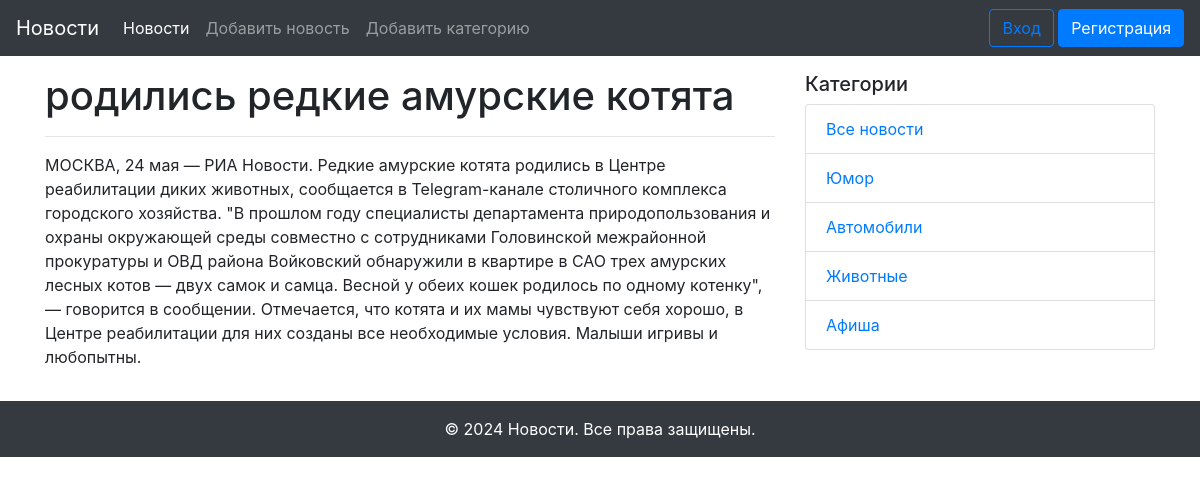
The page /news_detail/1 on the database its author committed.
### app/models.py (models this page shows, shortened)
class News(db.Model):
    id = db.Column(db.Integer, primary_key=True)
    title = db.Column(db.String(255), unique=True, nullable=False)
    text = db.Column(db.Text, nullable=False)
    create_date = db.Column(db.DateTime, default=datetime.utcnow)
    category_id = db.Column(db.Integer, db.ForeignKey('category.id') ,nullable=True)
    category = db.relationship('Category', back_populates='news')
    user_id = db.Column(db.Integer, db.ForeignKey('user.id'))
    user = db.relationship('User', back_populates='news')

class Category(db.Model):
    id = db.Column(db.Integer, primary_key=True)
    title = db.Column(db.String(255), nullable=False)
    news = db.relationship('News', back_populates='category')

### app/views.py (the view)
@app.route('/news_detail/<int:id>')
def news_detail(id):
    news_detail = News.query.get(id)
    categories = Category.query.all()
    return render_template('news_detail.html',
                           news=news_detail,categories=categories)

### app/templates/news_detail.html (shortened to what this page needs)
{% extends 'base.html'%}
{% block content %}
          <h1>{{ news.title }}</h1>
          <hr>
          <p>{{ news.text }}</p>
{% endblock content %}

### app/templates/side_navigation.html
        <div class="col-md-4">
          <h5>Категории</h5>
          <ul class="list-group">
            <li class="list-group-item"><a href="{{url_for('index')}}">Все новости</a></li>
            {%for category in categories%}
              <li class="list-group-item"><a href="{{url_for('category', id=category.id)}}">{{category.title}}</a></li>
            {%endfor%}
          </ul>
        </div>

### rows shown on the page
News: title "родились редкие амурские котята", text "МОСКВА, 24 мая — РИА Новости. Редкие амурские котята родились в Центре реабилитации диких животных, сообщается в Telegram-канале столичного комплекса городского хозяйства. \"В прошлом году специалисты департамента природопользования и охраны окружающей среды совместно с сотрудниками Головинской межрайонной прокуратуры и ОВД района Войковский обнаружили в квартире в САО трех амурских лесных котов — двух самок и самца. Весной у обеих кошек родилось по одному котенку\", — говорится в сообщении. Отмечается, что котята и их мамы чувствуют себя хорошо, в Центре реабилитации для них созданы все необходимые условия. Малыши игривы и любопытны."
Category: title "Юмор"
Category: title "Автомобили"
Category: title "Животные"
Category: title "Афиша"
